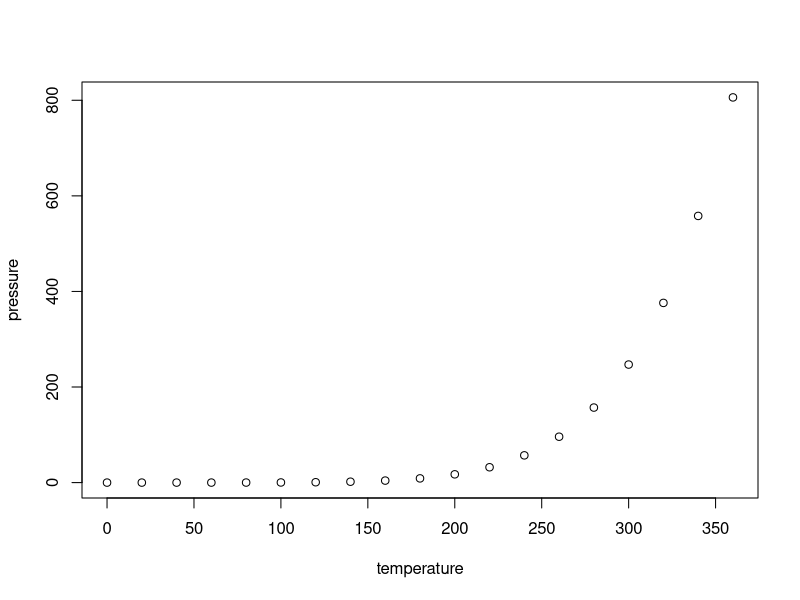
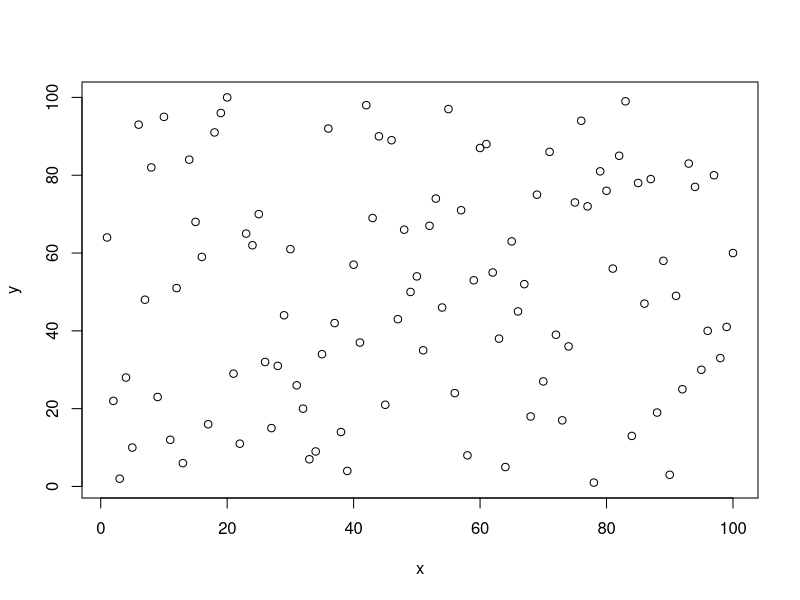

Here is the R script that generated these plots, in order:
## ---- chunk 1
knitr::opts_chunk$set(echo = TRUE)
## ---- chunk 2
summary(cars)
## ---- chunk 3
plot(pressure)
## ---- chunk 4
x <- sample(1:100, 100)


y <- sample(1:100, 100)

plot(x,y)
